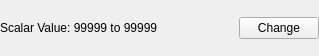
<?xml version="1.0" encoding="UTF-8"?>
<ui version="4.0">
 <class>VtkRangeWidget</class>
 <widget class="QWidget" name="VtkRangeWidget">
  <property name="geometry">
   <rect>
    <x>0</x>
    <y>0</y>
    <width>319</width>
    <height>56</height>
   </rect>
  </property>
  <property name="windowTitle">
   <string>Form</string>
  </property>
  <layout class="QVBoxLayout" name="verticalLayout">
   <property name="margin">
    <number>0</number>
   </property>
   <item>
    <layout class="QHBoxLayout" name="scalarLayout">
     <item>
      <widget class="QLabel" name="scalarLabel">
       <property name="sizePolicy">
        <sizepolicy hsizetype="Expanding" vsizetype="Preferred">
         <horstretch>0</horstretch>
         <verstretch>0</verstretch>
        </sizepolicy>
       </property>
       <property name="text">
        <string>Scalar Value: 99999 to 99999</string>
       </property>
      </widget>
     </item>
     <item>
      <widget class="QPushButton" name="scalarButton">
       <property name="text">
        <string>Change</string>
       </property>
      </widget>
     </item>
    </layout>
   </item>
  </layout>
 </widget>
 <resources/>
 <connections/>
</ui>
